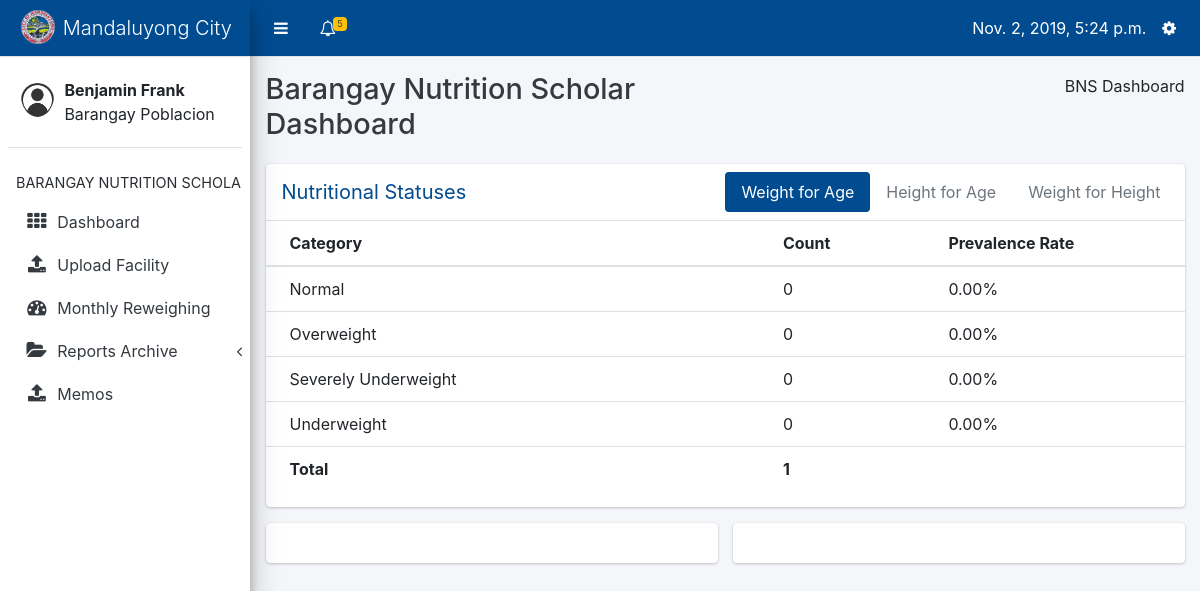
Screenshot of /bns/dashboard (signed in) with the database file from the repository.
### core/models.py (models this page shows, shortened)
class Profile(models.Model):
    user = models.OneToOneField(User, on_delete=models.CASCADE, related_name='profile')
    barangay = models.ForeignKey(Barangay, on_delete=models.CASCADE, null=True, blank=True)
    USER_TYPES = (
        ('Barangay Nutrition Scholar', 'Barangay Nutrition Scholar'),
        ('Nutritionist', 'Nutritionist'),
        ('Nutrition Program Coordinator', 'Nutrition Program Coordinator')
    )
    user_type = models.CharField(max_length=40, choices=USER_TYPES)

### datainput/models.py (models this page shows, shortened)
class Barangay(models.Model):
    name = models.CharField(max_length=100)
    @property
    def has_reweighed(self):
        patients = Patient.objects.filter(barangay=self)
        if patients.count() == 0:
            return False
        for patient in patients:
            try:
                mr = MonthlyReweighing.objects.get(patient=patient, date__month=datetime.now().month)
            except MonthlyReweighing.DoesNotExist:
                return False
        return True

### capstone/decorators.py (the view)
    def validate(request, *args, **kwargs):
        user_type = Profile.objects.get(user=request.user).user_type
        if user_type == 'Barangay Nutrition Scholar':
            return function(request, *args, **kwargs)
        return HttpResponse('You are not a BNS')

### computations/weights.py (called while the page is built)
def get_weights_per_year_per_status_bns(status, year, barangay):
    total = OPTValues.objects.filter(opt__date__year=year, nutritional_status=status, opt__barangay=barangay).aggregate(
        sum=Sum('values')
    )['sum']
    return float(total or 0)

def get_computations_per_category_bns(category, barangay):
    fields = [status for status in NutritionalStatus.objects.all() if category == status.name.split("-")[0].strip()]
    total = sum([get_weights_per_year_per_status_bns(status, year_now, barangay) for status in fields]) or 1
    data = []
    for f in fields:
        sub_data = []
        sub_total = get_weights_per_year_per_status_bns(f, year_now, barangay)
        prevalence_rate = round(sub_total / total, 4) * 100
        prevalence_rate = format(prevalence_rate, '.2f')
        normalize = f.name.strip().split(" ")[4:]
        foo = ''
        for a in normalize:
            foo += ' %s' % a
        sub_data.append(foo)
        sub_data.append(int(sub_total))
        sub_data.append(str(prevalence_rate) + '%')
        data.append(sub_data)
    return {
        'data': data,
        'total': total
    }

### core/context_processors.py (called while the page is built)
def get_user_type(request):
    if request.user.is_anonymous:
        return {
            'user_type': None
        }
    return {
        'user_type': Profile.objects.get(user=request.user).user_type
    }

def get_notifications(request):
    if not request.user.is_anonymous:
        notifications = Notification.objects.filter(profile_to=Profile.objects.get(user=request.user)).order_by('date')
        return {
            'notifications': notifications
        }
    return {
        'notifications': None
    }

def get_unread_notifications(request):
    if not request.user.is_anonymous:
        unread_count = Notification.objects.filter(profile_to=Profile.objects.get(user=request.user), is_read=False)
        return {
            'unread_count': unread_count.count()
        }
    return {
        'unread_count': None
    }

def today(request):
    return {
        'today': datetime.now()
    }

def year_now(request):
    return {
        'year_present': datetime.now().year
    }

def profile(request):
    if request.user.is_anonymous:
        return {
            'profile': None
        }
    return {
        'profile': Profile.objects.get(user=request.user)
    }

### core/templates/core/bns_dashboard.html (shortened to what this page needs)
{% extends 'core/bns-layout.html' %}
{% block content %}
{% load static %}
<div class="content-wrapper" style="height: auto; margin-top: 57px;">
    <div class="content-header">
        <div class="container-fluid">
            <div class="row mb-2">
                <div class="col-sm-6">
                    <h1 class="m-0 text-dark">Barangay Nutrition Scholar Dashboard</h1>
                </div>
                <div class="col-sm-6">
                    <ol class="breadcrumb float-sm-right">
                        <li class="breadcrumb-item">BNS Dashboard</li>
                    </ol>
                </div>
            </div>
        </div>
    </div>
    <section class="content">
        <div class="container-fluid">
            <div class="row">
                <div class="col-12">
                    <div class="row">
                        <div class="col-12">
                            <a href="{% url 'visualizations:city_nutritional_status' %}">
                                <div class="card">
                                    <div class="card-header no-border d-flex p-0 ui-sortable-handle">
                                        <h3 class="card-title p-3">
                                          Nutritional Statuses
                                        </h3>
                                        <ul class="nav nav-pills ml-auto p-2">
                                            <li class="nav-item">
                                                <a class="nav-link active" href="#wtag" data-toggle="tab">Weight for Age</a>
                                            </li>
                                            <li class="nav-item">
                                                <a class="nav-link" href="#htag" data-toggle="tab">Height for Age</a>
                                            </li>
                                            <li class="nav-item">
                                                <a class="nav-link" href="#wtht" data-toggle="tab">Weight for Height</a>
                                            </li>
                                        </ul>
                                    </div>
                                    <div class="card-body p-0">
                                        <div class="tab-content p-0">
                                            <div class="chart tab-pane active" id="wtag" style="position: relative;">
                                                <table class="table">
                                                    <thead>
                                                    <tr>
                                                        <th>Category</th>
                                                        <th style="width: 18%;">Count</th>
                                                        <th style="width: 27%;">Prevalence Rate</th>
                                                    </tr>
                                                    </thead>
                                                    <tbody>
                                                    {% for x in wfa %}
                                                        <tr>
                                                            {% for value in x %}
                                                                <td>{{ value }}</td>
                                                            {% endfor %}
                                                        </tr>
                                                    {% endfor %}
                                                    <tr>
                                                        <th>Total</th>
                                                        <th colspan="2">{{ wfa_total|floatformat }}</th>
                                                    </tr>
                                                    </tbody>
                                                </table>
                                            </div>
                                        </div>
                                    </div>
                                </div>
                            </a>
                        </div>
                    </div>
                    <div class="row">
                        <div class="col-6">
                            <a>
                                <div class="card">
                                    <div class="card-body">
                                    </div>
                                </div>
                            </a>
                        </div>
                        <div class="col-6">
                            <a>
                                <div class="card">
                                    <div class="card-body">
                                    </div>
                                </div>
                            </a>
                        </div>
                    </div>
                </div>
            </div>
        </div>
    </section>
</div>
{% endblock %}

### core/templates/core/bns-layout.html (shortened to what this page needs)
{% load static %}
<html>
    <head>
        <link rel="stylesheet" type="text/css" href="{% static 'core/plugins/bootstrap/css/bootstrap.css' %}">
        <link rel="stylesheet" type="text/css" href="{% static 'core/plugins/css/adminlte.css' %}">
        <link rel="stylesheet" type="text/css" href="{% static 'core/plugins/datatables/dataTables.bootstrap4.css' %}">
        <link rel="stylesheet" type="text/css" href="{% static 'core/plugins/font-awesome/css/font-awesome.css' %}">
    </head>
    <body class="sidebar-mini">
        <div class="wrapper">
            <nav class="main-header navbar navbar-expand border-bottom navbar-light bg-primary" style="position: fixed; right: 0; left: 0;">
                <ul class="navbar-nav">
                    <li class="nav-item">
                        <a class="nav-link" data-widget="pushmenu" href="#" style="padding-top: 12px;"><i class="fa fa-bars"></i></a>
                    </li>
                    <li class="nav-item dropdown">
                        <a class="nav-link" data-toggle="dropdown" href="#" aria-expanded="false" style="padding-top: 12px;">
                            <i class="fa fa-bell-o"></i>
                            {% if unread_count > 0 %}
                                <span class="badge badge-warning navbar-badge">
                                {{ unread_count }}</span>
                            {% endif %}
                        </a>
                    </li>
                </ul>
                <ul class="navbar-nav ml-auto">
                    <li class="nav-item mt-2">
                        {{ today }}
                    </li>
                    <li class="nav-item dropdown">
                        <a class="nav-link" data-toggle="dropdown" href="#" aria-expanded="true" style="padding-top: 12px;">
                            <i class="fa fa-cog"></i>
                        </a>
                    </li>
                </ul>
            </nav>
            <aside class="main-sidebar elevation-4 sidebar-light-primary" style="min-height: 620px;">
                <div class="brand-link bg-primary">
                    <img src="{% static 'core/images/com.png' %}" class="brand-image img-circle" style="opacity: .8">
                    <span class="brand-text font-weight-light">Mandaluyong City</span>
                </div>
                <div class="sidebar">
                    <div class="user-panel mt-3 pb-3 mb-3 d-flex">
                        <div class="image">
                            <img src="{% static 'core/images/usr.png' %}" class="img-circle" alt="User Image" style="padding-top: 10px">
                        </div>
                        <div class="info">
                            <div class="d-block"><b>{{ profile.user.first_name }} {{ profile.user.last_name }}</b><br>{{ profile.barangay.name }}</div>
                        </div>
                    </div>
                    <nav class="mt-2">
                        <ul class="nav nav-pills nav-sidebar flex-column" data-widget="treeview" role="menu" data-accordion="false">
                            <li class="nav-header">BARANGAY NUTRITION SCHOLAR</li>
                            <li class="nav-item">
                                <a class="nav-link" href="{% url 'core:bns_dashboard' %}">
                                    <i class="nav-icon fa fa-th"></i>
                                    <p>Dashboard</p>
                                </a>
                            </li>
                            <li class="nav-item">
                                <a href="{% url 'core:bns-index' %}" class="nav-link {% if active == 'uf' %}active{% endif %}">
                                    <i class="nav-icon fa fa-upload"></i>
                                    <p>Upload Facility</p>
                                </a>
                            </li>
                            <li class="nav-item">
                                <a href="{% url 'datainput:latest_monthly_reweighing_index' %}" class="nav-link {% if active == 'mw' %}active{% endif %}">
                                    <i class="nav-icon fa fa-dashboard"></i>
                                    <p>Monthly Reweighing</p>
                                </a>
                            </li>
                            <li class="nav-item has-treeview {% if active == 'fh' or active == 'mr' or active == 'ot' or active == 'fp' %}menu-open{% endif %}">
                            <a href="#" class="nav-link {% if active == 'fh' or active == 'mr' or active == 'ot' or active == 'fp' %}active{% endif %}">
                              <i class="nav-icon fa fa-folder-open"></i>
                              <p>
                                Reports Archive
                                <i class="right fa fa-angle-left"></i>
                              </p>
                            </a>
                            </li>
                            <li class="nav-item">
                                <a href="{% url 'core:memos' %}" class="nav-link {% if active == 'mm' %}active{% endif %}">
                                    <i class="nav-icon fa fa-upload"></i>
                                    <p>Memos</p>
                                </a>
                            </li>
                        </ul>
                    </nav>
                </div>
            </aside>
            {% block content %}
            {% endblock %}
        </div>
    </body>
</html>

### rows the page displays
Profile: user.first_name "Benjamin", user.last_name "Frank", barangay.name "Barangay Poblacion"

### other values shown
{{ unread_count }} "5"
{{ value }} "Normal" "0" "0.00%" "Overweight" "0" "0.00%" "Severely Underweight" "0" "0.00%" "Underweight" "0" "0.00%"
{{ wfa_total|floatformat }} "1"
